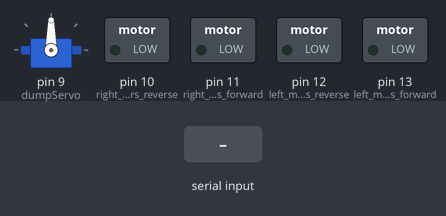
A sketch run on a simulated Arduino Uno, built with avr-gcc and run on an emulated ATmega328P. Shown: servo, switched loads named in the sketch (green lamp = pin HIGH). The test bench sets the inputs (shaded band). What the sketch prints to the serial monitor is not drawn.

Above: at 1.2 s.
1.3 s: "w" received over Serial
At 2.6 s:
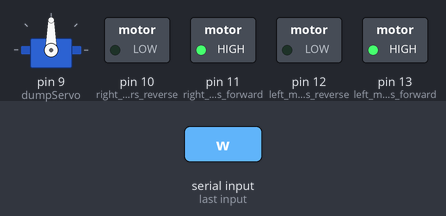
2.9 s: "s" received over Serial
At 4.1 s:
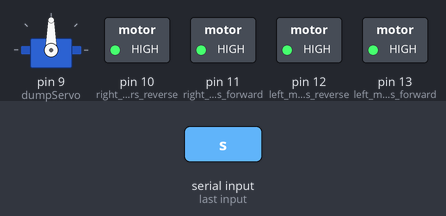
4.5 s: "l" received over Serial
At 5.2 s:
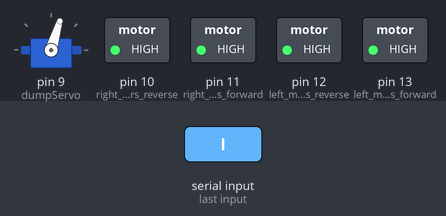
6.0 s: "L" received over Serial
At 6.4 s:
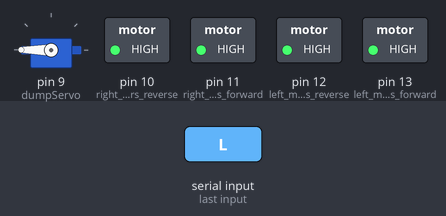
7.5 s: byte 32 (' ') received over Serial
At 8.7 s:
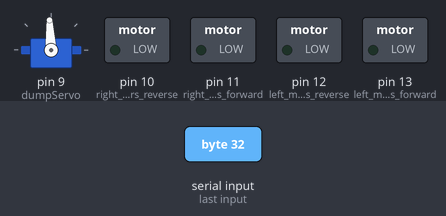
9.0 s: "S" received over Serial
At 10.0 s:
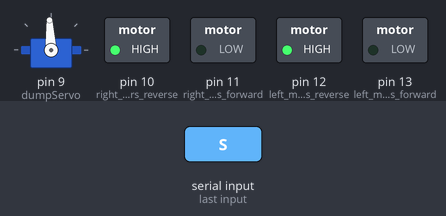
Timing chart, 0 to 11.5 s (numbered marks = the images above; inputs shaded):
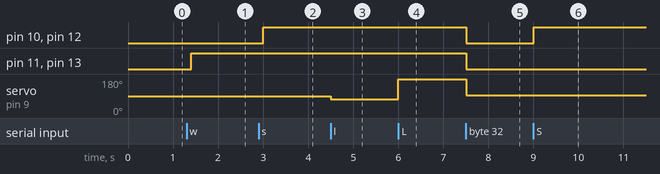

Measured:
- after the input at 1.3 s, pin 11 (right_motors_forward), pin 13 (left_motors_forward): LOW → HIGH after 0.10 s
- after the input at 2.9 s, pin 10 (right_motors_reverse), pin 12 (left_motors_reverse): LOW → HIGH after 0.10 s
- after the input at 4.5 s, servo on pin 9 (dumpServo): 90° → 73° at once
- after the input at 6.0 s, servo on pin 9 (dumpServo): 73° → 180° at once
- after the input at 7.5 s, pin 10 (right_motors_reverse), pin 11 (right_motors_forward), pin 12 (left_motors_reverse), pin 13 (left_motors_forward): HIGH → LOW at once; servo on pin 9 (dumpServo): 180° → 93° at once
- after the input at 9.0 s, pin 10 (right_motors_reverse), pin 12 (left_motors_reverse): LOW → HIGH at once

The sketch:

Rover.ino
```cpp
#include <Servo.h>
char t;
Servo dumpServo;

void setup() {
//Pin initialize
pinMode(13,OUTPUT);   //left motors forward
pinMode(12,OUTPUT);   //left motors reverse
pinMode(11,OUTPUT);   //right motors forward
pinMode(10,OUTPUT);   //right motors reverse
pinMode(9,OUTPUT);   //Servo
Serial.begin(9600);

//Servo Setup
dumpServo.attach(9); //attach servo and tell what pin numbers it is on
}

void loop() {
if(Serial.available()){
  t = Serial.read();
  Serial.println(t);
  Serial.write('R');  //Testing latency Remove Later, could add before digitalWrites
}

if(t == 'w' || t == 'W'){            //Move forward(all motors rotate in forward direction)
  digitalWrite(13,HIGH);
  digitalWrite(11,HIGH);
}

else if(t == 's' || t == 'S'){      //Move reverse (all motors rotate in reverse direction)
  digitalWrite(12,HIGH);
  digitalWrite(10,HIGH);
}

else if(t == 'd' || t == 'D'){
  if (t == 'd'){
    digitalWrite(11,HIGH);         //Turn right (left side motors rotate in forward direction, right side motors doesn't rotate)
  }
  else if(t == 'D'){               //Turn right (right side motors rotate forward, left side motors rotate backwards)
    digitalWrite(11,HIGH);
    digitalWrite(12,HIGH);
  }
}

else if(t == 'a' || t == 'A'){     //Turn left (right side motors rotate in forward direction, left side motors doesn't rotate)
  if (t =='a'){
    digitalWrite(13,HIGH);
  }
  else if (t == 'A'){              //Turn left (right side motors rotate in forward direction, left side motors rotate backwards)
    digitalWrite(13,HIGH);
    digitalWrite(10,HIGH);
  }
}

else if(t == 'l'){
//Dump bed down
  dumpServo.writeMicroseconds(1300);
}

else if(t == 'L'){
//Dump bed up
  dumpServo.writeMicroseconds(2600);
}

else if(t == ' '){      //STOP (all motors and servo stop)
  digitalWrite(13,LOW);
  digitalWrite(12,LOW);
  digitalWrite(11,LOW);
  digitalWrite(10,LOW);
  dumpServo.writeMicroseconds(1500);
}
delay(100);
}
```
